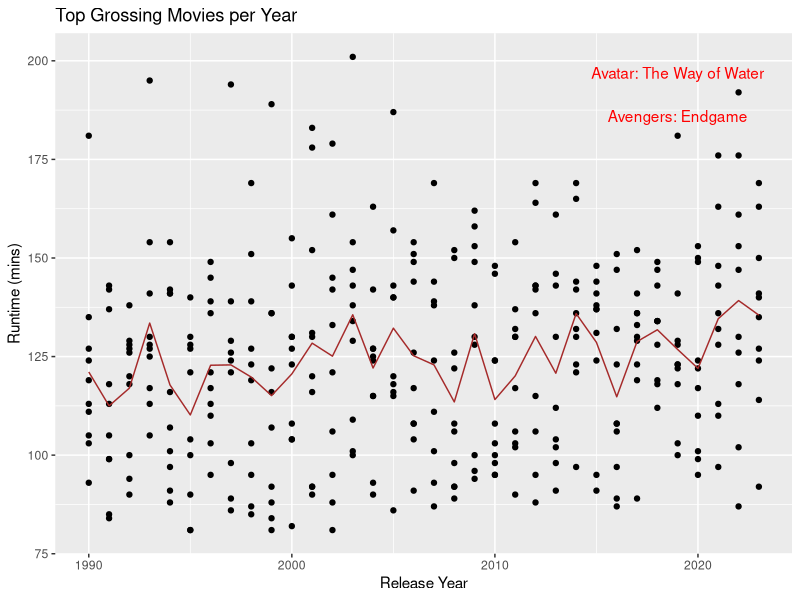
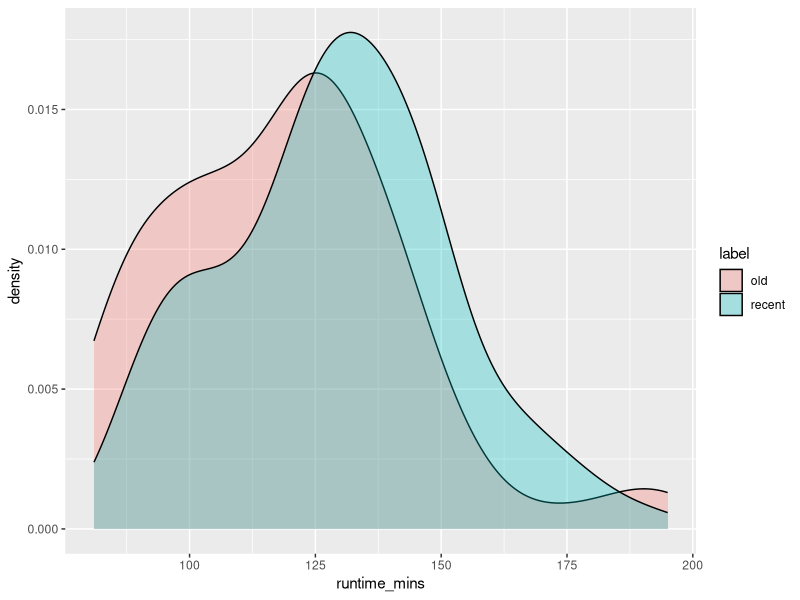
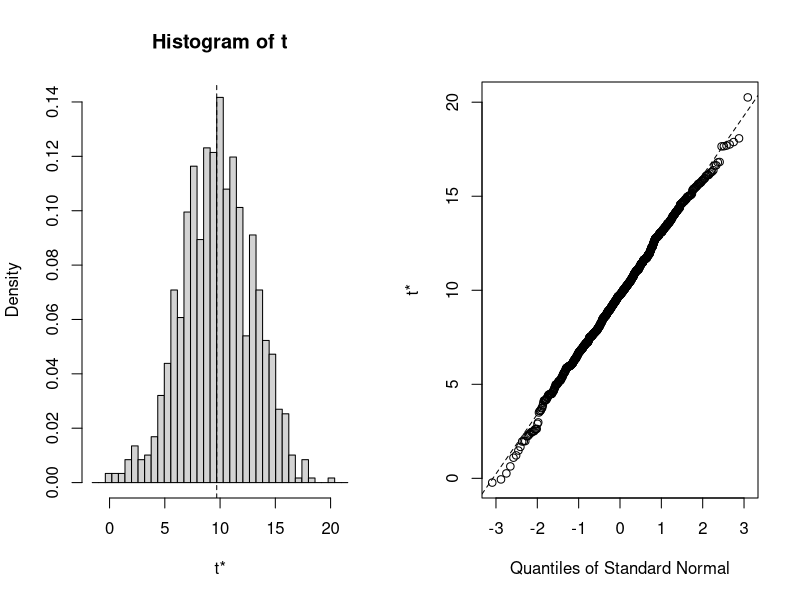
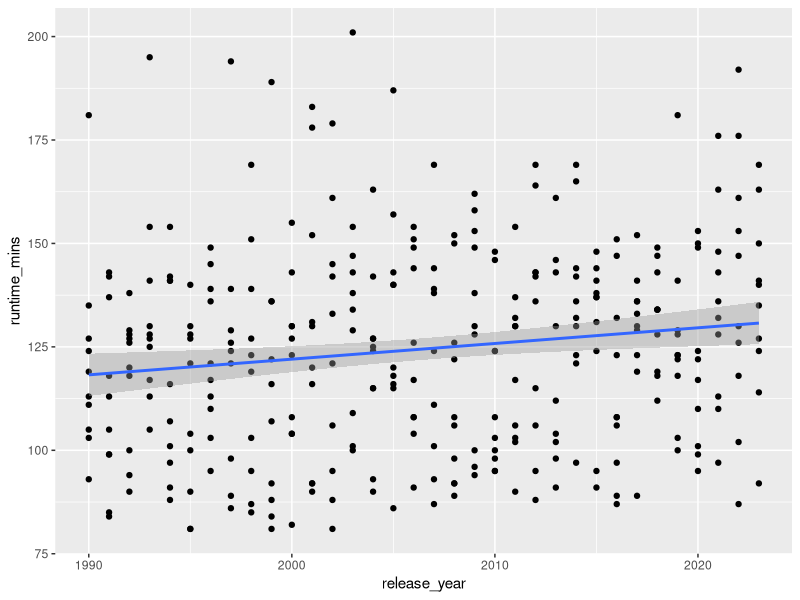
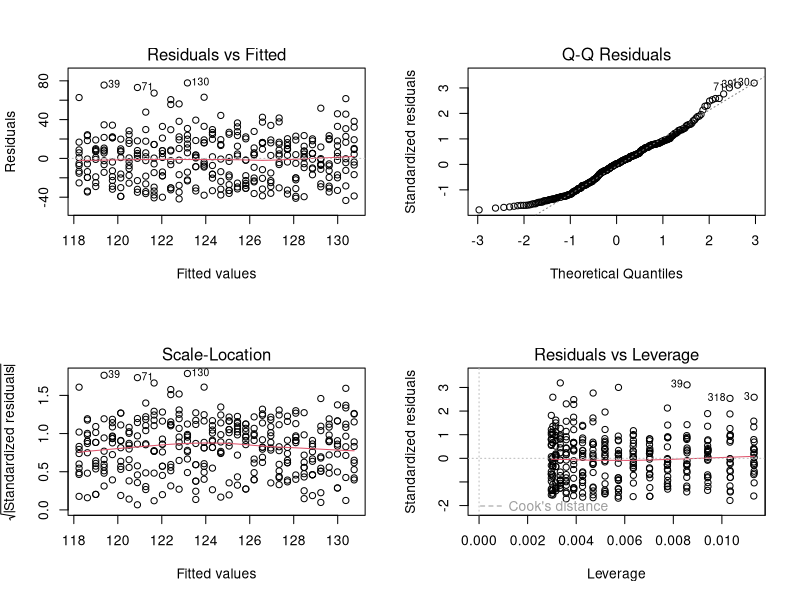

Write the R code that produced these figures, in order. (Note: this script raises an error after producing the figures.)
## ---- chunk 1
#| echo: false
suppressPackageStartupMessages(library(tidyverse))
setwd("/Users/prateek/Documents/projects/prteek/regression_room/posts/movies_getting_longer")

## ---- chunk 2
yearly_top_movies = read_delim('movies_dataset.csv',
 show_col_types = FALSE)
head(yearly_top_movies)

## ---- chunk 3
#| echo: false
# Verify data integrity
stopifnot("Error in runtime parsing" = !(any(is.na(yearly_top_movies))))

# Annotate specific movies for visualization
annotations <- data.frame(
  release_year = c(2019, 2019),
  runtime_mins = c(192, 181),
  title = c("Avatar: The Way of Water", "Avengers: Endgame")
)

# Calculate yearly mean runtimes
mean_df <- yearly_top_movies %>%
  group_by(release_year) %>%
  summarise(runtime_mins = mean(runtime_mins))

## ---- chunk 4
# Scatterplot of movie runtime over time
ggplot(yearly_top_movies, aes(x = release_year, y = runtime_mins)) +
  geom_point() + # Scatter points for movie runtimes
  geom_text(data = annotations, aes(label = title), color = "red", nudge_y = 5) + # Annotate specific movies
  geom_line(data = mean_df, aes(y = runtime_mins), color = "brown") + # Line for yearly mean runtimes
  ggtitle("Top Grossing Movies per Year") +
  xlab("Release Year") +
  ylab("Runtime (mins)")

## ---- chunk 5
testset <- yearly_top_movies %>%
    mutate(
    label = case_when(
      release_year >= 2013 ~ "recent",
      release_year <= 2000 ~ "old",
      TRUE ~ "other"
    )) %>% filter(label != "other")

ggplot(testset, aes(x=runtime_mins, fill=label)) + geom_density(alpha=0.3)

## ---- chunk 6

library(boot)

# Define a function to calculate the difference of means
diff_mean <- function(data, indices) {
  # Resample the data
  resampled_data <- data[indices, ]

  # Calculate means for each group
  mean_group1 <- mean(resampled_data$runtime_mins[resampled_data$label == "old"])
  mean_group2 <- mean(resampled_data$runtime_mins[resampled_data$label == "recent"])

  # Return the difference of means
  return(mean_group2 - mean_group1)
}

set.seed(123)
bootstrap_results <- boot(data = testset, statistic = diff_mean, R = 1000)

# Print bootstrap results
print(bootstrap_results)

# Plot bootstrap distribution
plot(bootstrap_results)

# Calculate confidence interval for the difference of means
ci <- boot.ci(bootstrap_results, type = "perc")
print(ci)

## ---- chunk 7
#| echo: false
ggplot(yearly_top_movies, aes(x=release_year, y=runtime_mins)) + geom_point() + geom_smooth(method='lm')

## ---- chunk 8
lmod <- lm(runtime_mins ~ release_year, yearly_top_movies)
summary(lmod)

## ---- chunk 9
#| echo: false
par(mfrow=c(2,2))
plot(lmod)
par(mfrow=c(1,1))

## ---- chunk 10
suppressPackageStartupMessages(library(MASS))
boxcox(lmod, lambda=seq(-1,1,by=0.1))

## ---- chunk 11
#| echo: false
suppressPackageStartupMessages(library(lmtest))

res <- residuals(lmod)
print(c("Auto-correlation among residuals: ", round(cor(res[-1], res[-length(res)]), 2)))

dwtest(runtime_mins ~ release_year, data=yearly_top_movies)

